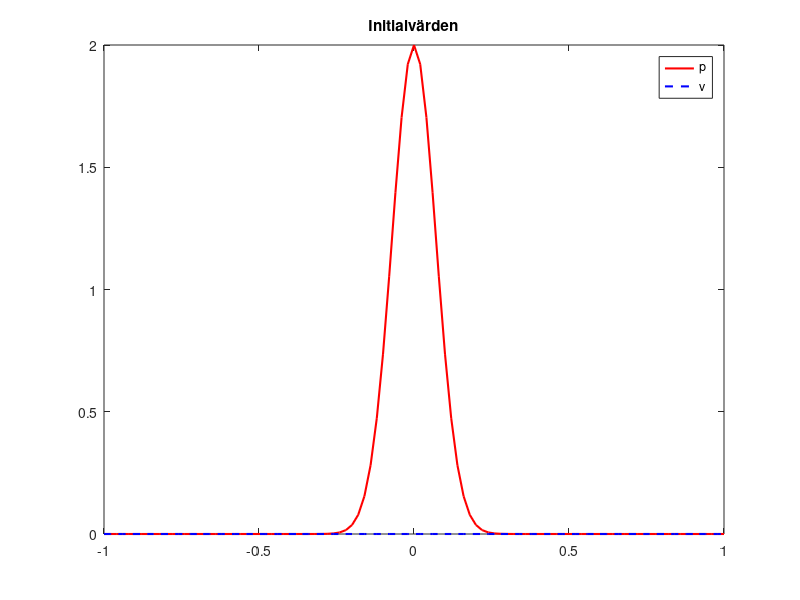

Source code (MATLAB): (Note: this script raises an error after producing the figure.)
%Saker vi vet
rho = 1;
c = 1;
beta = 0;
r_star = 0.1;
x_l = -1;
x_r = 1;
t_star = 1.8;
alpha = 0.05;
L = x_r - x_l;

%antal punkter
m = [101, 201, 401, 601, 801];


%error för m punkter
%err_m = u_t_star - u_m;
%err_m_norm = sqrt(h) * norm(err_m);

%error för n punkter
%err_n = u_t_star - u_n;
%err_n_norm = sqrt(h) * norm(err_n);


%Convergence rate (q):
%q = log10(err_m_norm/err_n_norm) / log10(n/m);


%Gaussian profiles:
theta_1 = @(x, t) exp(-((x-t)/r_star).^2);
theta_2 = @(x, t) -exp(-((x+t)/r_star).^2);


%initial data
m = 101;
x = linspace(-1, 1, m);
p0 = theta_1(x,0) - theta_2(x,0);
v0 = theta_1(x,0) + theta_2(x,0);

plot(x, p0, 'r-', 'LineWidth', 1.5);
hold on
plot(x, v0, 'b--', 'LineWidth', 1.5);
hold off

legend('p', 'v')
title('Initialvärden')

u0 = [p0; v0]
u0(:,46)

%analytic solution
p_analytic = @(x, t) theta_2(x, L-t) - theta_1(x, L-t);
v_analytic = @(x, t) theta_1(x, L-t) - theta_2(x, L-t);
u_analytic = @(x, t) [p_analytic; v_analytic];



%% Gemini med ett m-värde

% --- SBP-Projektionsmetoden: Körning för ett Enskilt Nätsteg (m) ---
clear; clc;

% =================================================================
% ➡️ PARAMETER SOM DU SKA ÄNDRA MELLAN KÖRNINGARNA
m = 101; 
% Testa m = 101, spara resultatet. 
% Byt till m = 201, spara resultatet, osv.
% =================================================================

% Saker vi vet (Problemparametrar)
rho = 1;        % Från text: rho=1
c = 1;          % Från text: c=1
beta = 0;       % Från text: beta=0
r_star = 0.1;   % Bredden på Gaussianerna
x_l = -1;       % Vänster rand
x_r = 1;        % Höger rand
T = 1.8;        % Sluttid
CFL = 0.05;
L = x_r - x_l; % Domänens längd (L=2)

% --- Analytiska Funktioner ---
% Gaussian profiles
theta_1 = @(x, t) exp(-((x-t)/r_star).^2);
theta_2 = @(x, t) -exp(-((x+t)/r_star).^2);

% Analytisk lösning u(x,t)
p_analytic = @(x, t) theta_2(x, L-t) - theta_1(x, L-t);
v_analytic = @(x, t) theta_1(x, L-t) - theta_2(x, L-t);
%analytic_solution = @(x, t) [p_analytic; v_analytic];
analytic_solution = @(x, t) theta_2(x - c*t, 0) - theta_1(x - c*t, 0);

% --- Nät och Tidstegsberäkning ---
h = L / (m - 1); 
x_grid = linspace(x_l, x_r, m)';
k_t = CFL * h / c; 
num_timesteps = ceil(T / k_t);
k_t = T / num_timesteps; % Justera k_t

fprintf('## SBP-Projektionsmetod: Enkel Körning ##\n');
fprintf('Nätstorlek m=%d (h=%.4f), dt=%.6f, N_t=%d\n', m, h, k_t, num_timesteps);
fprintf('-----------------------------------------------------\n');

% Initialisera lagring
Err_6th = 0;
Err_7th = 0;
u_exact = analytic_solution(x_grid, T);

% --- Lösare Logik (Körs för 6:e och 7:e ordningen) ---
orders = {'6th', '7th'};

for order_idx = 1:length(orders)
    order = orders{order_idx};
    
    % Steg 1: Skapa SBP-Operatorer (Anropar externa .m-filer)
    if strcmp(order, '6th')
        [D, H, HI] = SBP6_CD(m, h);
    else % '7th'
        [H, HI, Dp, Dm, ~, ~] = SBP7_Upwind(m, h);
    end
    
    % Steg 2: Skapa Projektionsmatriser och Randvärdesfunktion
    e_1 = zeros(m, 1); e_1(1) = 1;
    e_m = zeros(m, 1); e_m(m) = 1;
    E = e_1 * e_1' + e_m * e_m'; % Projektionsmatrisen E
    
    % Hämta Dirichlet-värden från den analytiska lösningen
    g_0 = @(t) analytic_solution(x_l, t);
    g_L = @(t) analytic_solution(x_r, t);
    
    % Randvärdesvektor g_vec(t)
    g_vec = @(t) g_0(t) * e_1 + g_L(t) * e_m;
    
    % Steg 3: Definiera Högerledet F(u, t)
    F = @(u, t) -c * D * u - invH * E * (u - g_vec(t));

    % Steg 4: Initialisera Lösningen u(x, 0)
    u_num = analytic_solution(x_grid, 0); 
    
    % Steg 5: Tidstegning med Klassisk RK4
    t = 0;
    for step = 1:num_timesteps
        k1 = F(u_num, t);
        k2 = F(u_num + k_t/2 * k1, t + k_t/2);
        k3 = F(u_num + k_t/2 * k2, t + k_t/2);
        k4 = F(u_num + k_t * k3, t + k_t);
        u_num = u_num + k_t/6 * (k1 + 2*k2 + 2*k3 + k4);
        t = t + k_t;
    end

    % Steg 6: Beräkna Fel och Skriv ut
    err = u_num - u_exact;
    Err_h = sqrt(h) * norm(err, 2);
    
    if strcmp(order, '6th')
        Err_6th = Err_h;
        fprintf('6:e ordningen (SBP-CD): ||err(m=%d)||_h = %.8e\n', m, Err_6th);
    else
        Err_7th = Err_h;
        fprintf('7:e ordningen (SBP-UW): ||err(m=%d)||_h = %.8e\n', m, Err_7th);
    end
    
    % (Valfritt: Spara felet till en extern fil/logg om du vill)

end % Slut på order_idx loop

% --- HUR MAN BERÄKNAR q MANUELLT ---
fprintf('\n-----------------------------------------------------\n');
fprintf('För att beräkna konvergenshastigheten (q) måste du:\n');
fprintf('1. Spara felet (Err_h) från denna körning (m_k).\n');
fprintf('2. Ändra m till nästa värde (m_{k+1}, t.ex. 201) och kör igen.\n');
fprintf('3. Använd formeln: q = log10(Err_k / Err_{k+1}) / log10(m_{k+1} / m_k)\n');
